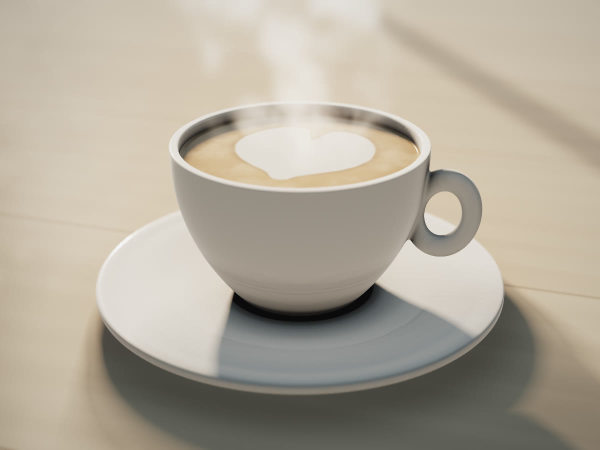
#> input picture sites/pour-my-coffee/assets/photos/heart-still.jpg, 1200 x 900 px, given in place of still-2.90.png, which was not available (shown at 1/2 size)
$ python stills.py ../../assets/photos/heart-still.jpg
#> lines starting #> are read from the running program, lines starting #| are printed output that depends on the picture; pictures that were not available may be replaced by others from this repository, and a replacement may not be noted
"""The drink stills for the pages, from the Blender scene, plus the share image.

    python3 render/blender/stills.py <work dir>      (about 6 min; run when no render is running)

  assets/photos/pour-still.*  mid-pour, 4:5 (Home, "Great coffee. Amazing service.")
  assets/photos/cup-still.*   the full cup, steam rising, 4:3 (About us)
  assets/brand/og.jpg         1200x630, the hero still with their logo (make_og.cjs)
"""
import os, subprocess, sys
from PIL import Image

HERE = os.path.dirname(os.path.abspath(__file__))
SITE = os.path.join(HERE, '..', '..')
work = sys.argv[1]
os.makedirs(work, exist_ok=True)


def still(t):
#> called with t = 2.9
    subprocess.run([sys.executable, os.path.join(HERE, 'scene.py'), work, '--mode', 'still', '--t', str(t),
                    '--size', '1200', '--samples', '48'], check=True, stdout=subprocess.DEVNULL)
#> (this line was passed over: subprocess is not available in this run)
    return Image.open(os.path.join(work, f'still-{t:.2f}.png')).convert('RGB')
#> returned value is the input picture: PIL image 1200x900 RGB; mean R, G, B 177.1, 169.2, 154.5


def save(im, name):
#> called with name = 'pour-still'
    im.save(os.path.join(SITE, 'assets', 'photos', name + '.jpg'), quality=86, optimize=True, progressive=True)
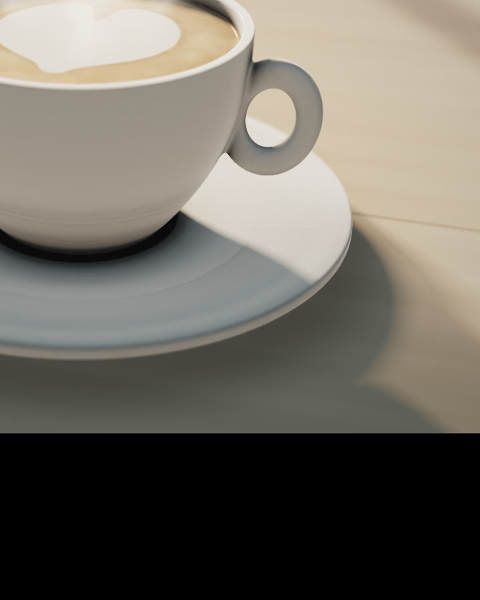
#> saved as pour-still.jpg: PIL image 960x1200 RGB (shown at 1/2 size); mean R, G, B 111.1, 106.7, 97.6
    im.save(os.path.join(SITE, 'assets', 'photos', name + '.webp'), quality=80)


a = still(2.9)                       # the stream in, the swirl spiralling round it
save(a.crop((480, 250, 1200, 1150)).resize((960, 1200), Image.LANCZOS), 'pour-still')   # 4:5, tight on the cup and stream
b = still(6.5)                       # full, still, steam (loop time 0.5 s)
#> call 2 of still, with t = 6.5
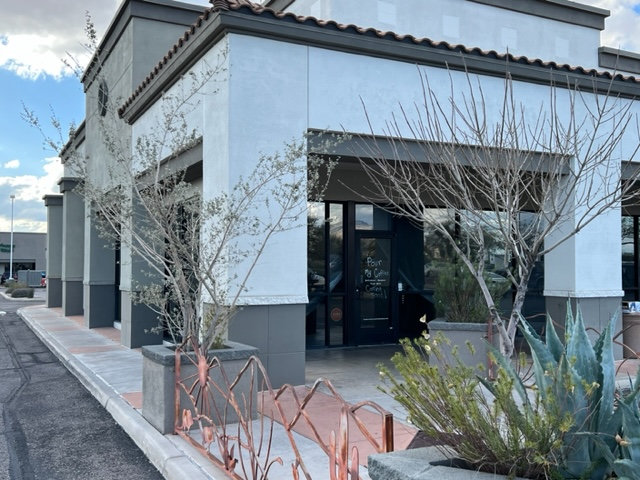
#> input picture sites/pour-my-coffee/assets/photos/storefront.jpg, 640 x 480 px, given in place of still-6.50.png, which was not available
#> in still, returned value is the input picture: PIL image 640x480 RGB; mean R, G, B 120, 132.9, 142.4
save(b.crop((0, 300, 1200, 1200)), 'cup-still')            # 1200x900
#> call 2 of save, with name = 'cup-still'
#> in save (call 2), `im.save(os.path.join(SITE, 'assets', 'photos', name + '.jpg'), quality..`:
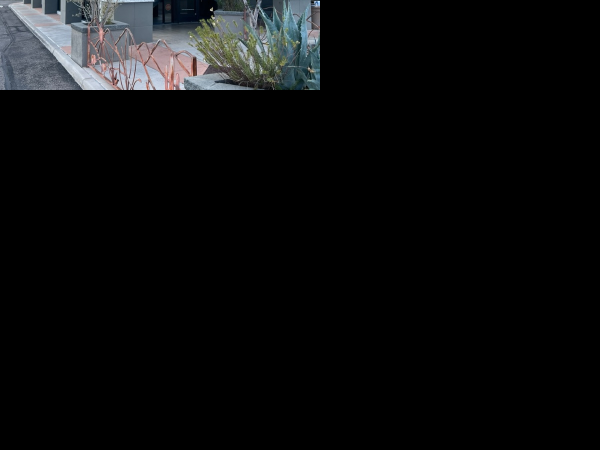
#> saved as cup-still.jpg: PIL image 1200x900 RGB (shown at 1/2 size); mean R, G, B 11.7, 12.4, 12.9
subprocess.run(['node', os.path.join(HERE, 'make_og.cjs')], check=True)
#> (this line was passed over: subprocess is not available in this run)
print('stills and og done')
